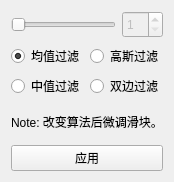
             <widget class="QWidget" name="algrothime">
              <property name="geometry">
               <rect>
                <x>0</x>
                <y>0</y>
                <width>174</width>
                <height>182</height>
               </rect>
              </property>
              <attribute name="icon">
               <iconset>
                <normaloff>
                                  :/ps/res/ps/algrothime.png</normaloff>
                                  :/ps/res/ps/algrothime.png</iconset>
              </attribute>
              <attribute name="label">
               <string>过滤算法</string>
              </attribute>
              <layout class="QGridLayout" name="gridLayout_4">
               <item row="2" column="1">
                <widget class="QRadioButton" name="radioBilateral">
                 <property name="text">
                  <string>双边过滤</string>
                 </property>
                </widget>
               </item>
               <item row="2" column="0">
                <widget class="QRadioButton" name="radioMedian">
                 <property name="text">
                  <string>中值过滤</string>
                 </property>
                </widget>
               </item>
               <item row="1" column="0">
                <widget class="QRadioButton" name="radioBlur">
                 <property name="text">
                  <string>均值过滤</string>
                 </property>
                 <property name="checked">
                  <bool>true</bool>
                 </property>
                </widget>
               </item>
               <item row="1" column="1">
                <widget class="QRadioButton" name="radioGaussion">
                 <property name="text">
                  <string>高斯过滤</string>
                 </property>
                </widget>
               </item>
               <item row="3" column="0" colspan="2">
                <widget class="QLabel" name="label4">
                 <property name="font">
                  <font>
                   <family>Segoe UI</family>
                  </font>
                 </property>
                 <property name="styleSheet">
                  <string notr="true"/>
                 </property>
                 <property name="text">
                  <string>Note: 改变算法后微调滑块。</string>
                 </property>
                 <property name="wordWrap">
                  <bool>true</bool>
                 </property>
                </widget>
               </item>
               <item row="0" column="0" colspan="2">
                <layout class="QHBoxLayout" name="horizontalLayout">
                 <item>
                  <widget class="QSlider" name="kernelValue">
                   <property name="enabled">
                    <bool>false</bool>
                   </property>
                   <property name="minimum">
                    <number>1</number>
                   </property>
                   <property name="maximum">
                    <number>20</number>
                   </property>
                   <property name="pageStep">
                    <number>1</number>
                   </property>
                   <property name="orientation">
                    <enum>Qt::Horizontal</enum>
                   </property>
                   <property name="tickPosition">
                    <enum>QSlider::NoTicks</enum>
                   </property>
                   <property name="tickInterval">
                    <number>1</number>
                   </property>
                  </widget>
                 </item>
                 <item>
                  <widget class="QSpinBox" name="spinBoxKernel">
                   <property name="enabled">
                    <bool>false</bool>
                   </property>
                   <property name="maximumSize">
                    <size>
                     <width>59</width>
                     <height>27</height>
                    </size>
                   </property>
                   <property name="buttonSymbols">
                    <enum>QAbstractSpinBox::UpDownArrows</enum>
                   </property>
                   <property name="minimum">
                    <number>1</number>
                   </property>
                   <property name="maximum">
                    <number>20</number>
                   </property>
                  </widget>
                 </item>
                </layout>
               </item>
               <item row="4" column="0" colspan="2">
                <widget class="QPushButton" name="sureAlgo">
                 <property name="text">
                  <string>应用</string>
                 </property>
                </widget>
               </item>
              </layout>
             </widget>
